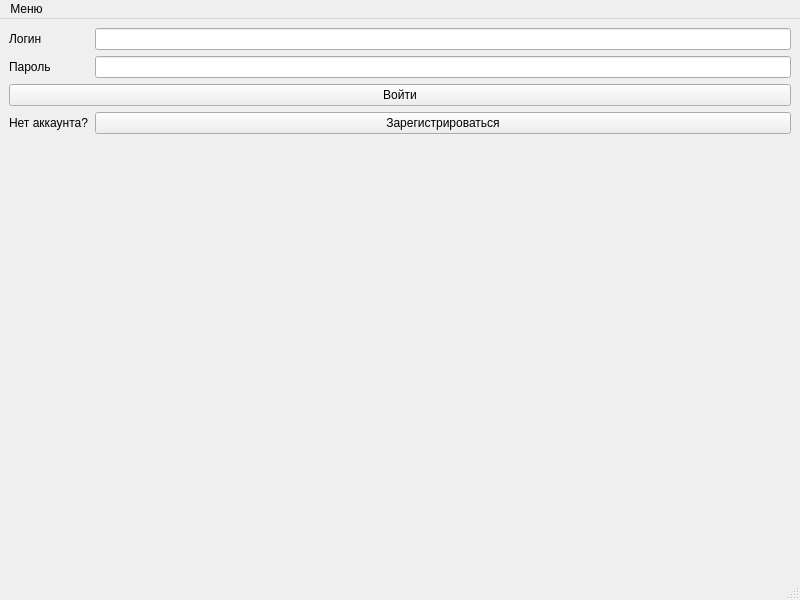
<?xml version="1.0" encoding="UTF-8"?>
<ui version="4.0">
 <class>MainWindow</class>
 <widget class="QMainWindow" name="MainWindow">
  <property name="geometry">
   <rect>
    <x>0</x>
    <y>0</y>
    <width>800</width>
    <height>600</height>
   </rect>
  </property>
  <property name="windowTitle">
   <string>MainWindow</string>
  </property>
  <widget class="QWidget" name="centralwidget">
   <layout class="QVBoxLayout" name="verticalLayout">
    <item>
     <layout class="QFormLayout" name="formLayout">
      <item row="0" column="0">
       <widget class="QLabel" name="label_login">
        <property name="text">
         <string>Логин</string>
        </property>
       </widget>
      </item>
      <item row="0" column="1">
       <widget class="QLineEdit" name="loginEdit"/>
      </item>
      <item row="1" column="0">
       <widget class="QLabel" name="label_passw">
        <property name="text">
         <string>Пароль</string>
        </property>
       </widget>
      </item>
      <item row="1" column="1">
       <widget class="QLineEdit" name="passwEdit"/>
      </item>
      <item row="3" column="0">
       <widget class="QLabel" name="label_reg">
        <property name="text">
         <string>Нет аккаунта?</string>
        </property>
       </widget>
      </item>
      <item row="3" column="1">
       <widget class="QPushButton" name="reggButton">
        <property name="text">
         <string>Зарегистрироваться</string>
        </property>
       </widget>
      </item>
      <item row="2" column="0" colspan="2">
       <widget class="QPushButton" name="enterButton">
        <property name="text">
         <string>Войти</string>
        </property>
       </widget>
      </item>
     </layout>
    </item>
   </layout>
  </widget>
  <widget class="QStatusBar" name="statusbar"/>
  <widget class="QMenuBar" name="menubar">
   <property name="geometry">
    <rect>
     <x>0</x>
     <y>0</y>
     <width>800</width>
     <height>25</height>
    </rect>
   </property>
   <widget class="QMenu" name="menu">
    <property name="title">
     <string>Меню</string>
    </property>
    <addaction name="connectButton"/>
   </widget>
   <addaction name="menu"/>
  </widget>
  <action name="connectButton">
   <property name="enabled">
    <bool>true</bool>
   </property>
   <property name="text">
    <string>Подключение</string>
   </property>
  </action>
 </widget>
 <resources/>
 <connections/>
</ui>
